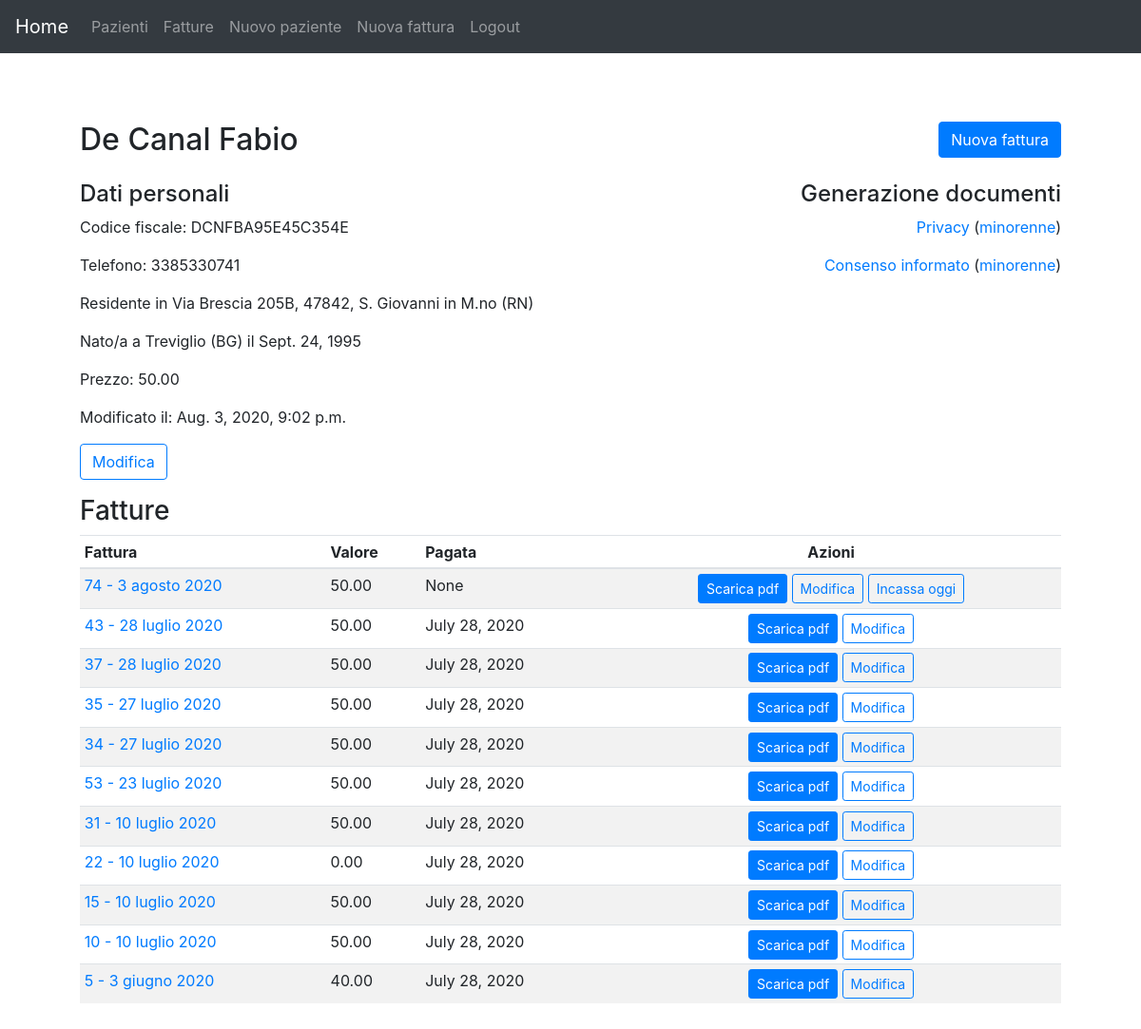
The page /gestione/paziente/4 (signed in) on the database its author committed.
### gestione/models.py (models this page shows, shortened)
class Paziente(models.Model):
	cognome = models.CharField(max_length = 100, help_text = 'Cognome')
	nome = models.CharField(max_length = 100, help_text = 'Nome')
	codfisc = models.CharField("Codice fiscale", max_length = 16, help_text = 'Codice fiscale', blank = True)
	piva = models.CharField('Partita Iva', max_length = 50, help_text = 'P. Iva', blank = True)
	paese = models.CharField('Città', max_length = 100, help_text = 'Città', blank = True)
	provincia = models.CharField(max_length = 2, help_text = 'Prov.', blank = True)
	cap = models.CharField('CAP', max_length = 5, help_text = 'CAP', blank = True)
	via = models.CharField(max_length = 100, help_text = 'Via', blank = True)
	civico = models.CharField('N. civico', max_length = 30, help_text = 'N. civico', blank = True)
	telefono = models.CharField(max_length = 25, help_text = 'Telefono', blank = True)
	email = models.EmailField(help_text = 'email', blank = True)
	data_nascita  = models.DateField('Data di nascita', help_text = 'Data di nascita <em>YYYY-MM-DD</em>.', blank = True, null=True)
	paese_nascita = models.CharField('Città di nascita', max_length = 100, help_text = 'Città di nascita', blank = True)
	provincia_nascita = models.CharField('Provincia di nascita',max_length = 2, help_text = 'Prov. di nascita', blank = True)
	prezzo = models.DecimalField(help_text = 'Prezzo', max_digits = 8, decimal_places = 2, blank = True, default = 50.00)
	ultima_modifica = models.DateTimeField(help_text = 'Ultima modifica', auto_now = True)
	class Meta:
		ordering = ['cognome','nome']
	def __str__(self):
		return ' '.join([self.cognome, self.nome])

class Fattura(models.Model):
	paziente = models.ForeignKey(Paziente, on_delete = models.SET_NULL, null = True, help_text = 'Intestatario (Paziente)')
	valore = models.DecimalField(help_text = 'Valore', max_digits = 8, decimal_places = 2)
	data = models.DateField(default = date.today, help_text = 'Data <em>AAAA-MM-GG</em>.')
	data_incasso = models.DateField(help_text='Data di incasso <em>AAAA-MM-GG</em>',null=True,blank=True)
	testo = models.CharField(max_length=300,help_text='Servizio eseguito',default='Trattamento massoterapico')
	numero = models.PositiveSmallIntegerField('Numero d\'ordine', help_text = 'Numero d\'ordine')
	class Meta:
		ordering = ['-data','-numero']
	def __str__(self):
		return str(self.numero) + " - " + data_italiana(self.data)
	def get_absolute_url(self):
		return reverse('dettaglio-fattura', args=[str(self.id)])

### gestione/views.py (the view)
# urls.py: path('paziente/<int:pk>', views.PazienteDetailView.as_view(), name='dettaglio-paziente'),
class PazienteDetailView(LoginRequiredMixin, generic.DetailView):
    model = Paziente
    context_object_name = 'paziente'
    permission_required = ('gestione.view_paziente','gestione.change_paziente','gestione.delete_paziente','gestione.view_fattura','gestione.add_fattura','gestione.delete_fattura')

### gestione/utils.py (called while the page is built)
def data_italiana(data:date):
    return str(data.day)+' '+mese[data.month]+' '+str(data.year)

### gestione/templates/gestione/paziente_detail.html (shortened to what this page needs)
{% extends "generic.html" %}
{% block main-content %}
<div class="container">
    <div class="row mb-3">
        <div class="col-md-8">
        <h2>{{paziente}}</h2>
        </div>
        <div class="col-md-4 text-right">
        <a class="btn btn-primary" href="{% url 'fattura-veloce' paziente.pk%}">Nuova fattura</a>
        </div>
    </div>
    <div class="row mb-3">
    <div class="col-md-8">
        <h4>Dati personali</h4>
        {% if paziente.codfisc %}
            <p>Codice fiscale: {{paziente.codfisc}}</p>
        {% endif %}
        {% if paziente.telefono %}
            <p>Telefono: {{paziente.telefono}}</p>
        {% endif %}
        {% if paziente.paese and paziente.cap and paziente.via and paziente.civico and paziente.provincia %}
            <p>Residente in {{paziente.via}} {{paziente.civico}}, {{paziente.cap}}, {{paziente.paese}} ({{paziente.provincia}})</p>
        {% endif %}
        {% if paziente.data_nascita and paziente.paese_nascita and paziente.provincia_nascita %}
            <p>Nato/a a {{paziente.paese_nascita}} ({{paziente.provincia_nascita}}) il {{paziente.data_nascita}}</p>
        {% endif %}
        {% if paziente.prezzo %}
            <p>Prezzo: {{paziente.prezzo}}</p>
        {% endif %}
        <p>Modificato il: {{paziente.ultima_modifica}}</p>
        <div>
            <a class="btn btn-outline-primary" href="{% url 'modifica-paziente' paziente.pk %}">Modifica</a>
        </div>
    </div>
    <div class="col-md-4 text-right">
        <h4>Generazione documenti</h4>
        <p><a href="{% url 'privacy-pdf' paziente.pk %}">Privacy</a>
        (<a href="{% url 'privacy-m-pdf' paziente.pk %}">minorenne</a>)</p>
        <p><a href="{% url 'consenso-pdf' paziente.pk %}">Consenso informato</a>
        (<a href="{% url 'consenso-m-pdf' paziente.pk %}">minorenne</a>)</p>
    </div>
    </div>
    <div>
        <h3>Fatture</h3>
    {% if paziente.fattura_set.all %}
    <div class="table-responsive">
        <table class="table table-striped table-sm">
            <thead>
                <tr>
                  <th>Fattura</th>
                  <th>Valore</th>
                  <th>Pagata</th>
                  <th class="text-center">Azioni</th>
                </tr>
              </thead>
            <tbody>
        {% for f in paziente.fattura_set.all %}
        <tr>
            <td><a href="{{ f.get_absolute_url }}">{{f}}</a></td>
            <td>{{f.valore}}</td>
            <td>{{f.data_incasso}}</td>
            <td class="text-center">
                <a class="btn btn-primary btn-sm" href="{% url 'fattura-pdf' f.id %}">Scarica pdf</a>
                <a class="btn btn-outline-primary btn-sm" href="{% url 'modifica-fattura' f.id %}">Modifica</a>
                {% if not f.data_incasso %}
                <a class="btn btn-outline-primary btn-sm" href="{% url 'incassa-oggi' f.id %}">Incassa oggi</a>
                {% endif %}
            </td>
        </tr>
        {% endfor %}
    {% else %}
    <tr><td>Nessuna fattura intestata al paziente</td></tr>
    {% endif %}
</tbody>
</table>
    </div>
</div>
{% endblock main-content %}

### gestione/templates/generic.html (style rules this page uses)
body { padding-top: 5rem; }

### rows shown on the page
Paziente: cognome+nome "De Canal Fabio", codfisc "DCNFBA95E45C354E", telefono "3385330741", via "Via Brescia", civico "205B", cap "47842", paese "S. Giovanni in M.no", provincia "RN", paese_nascita "Treviglio", provincia_nascita "BG", data_nascita "Sept. 24, 1995", prezzo "50.00", ultima_modifica "Aug. 3, 2020, 9:02 p.m."
Fattura: numero+data "74 - 3 agosto 2020", valore "50.00", data_incasso "None", shows "Incassa oggi"
Fattura: numero+data "43 - 28 luglio 2020", valore "50.00", data_incasso "July 28, 2020"
Fattura: numero+data "37 - 28 luglio 2020", valore "50.00", data_incasso "July 28, 2020"
Fattura: numero+data "35 - 27 luglio 2020", valore "50.00", data_incasso "July 28, 2020"
Fattura: numero+data "34 - 27 luglio 2020", valore "50.00", data_incasso "July 28, 2020"
Fattura: numero+data "53 - 23 luglio 2020", valore "50.00", data_incasso "July 28, 2020"
Fattura: numero+data "31 - 10 luglio 2020", valore "50.00", data_incasso "July 28, 2020"
Fattura: numero+data "22 - 10 luglio 2020", valore "0.00", data_incasso "July 28, 2020"
Fattura: numero+data "15 - 10 luglio 2020", valore "50.00", data_incasso "July 28, 2020"
Fattura: numero+data "10 - 10 luglio 2020", valore "50.00", data_incasso "July 28, 2020"
Fattura: numero+data "5 - 3 giugno 2020", valore "40.00", data_incasso "July 28, 2020"
